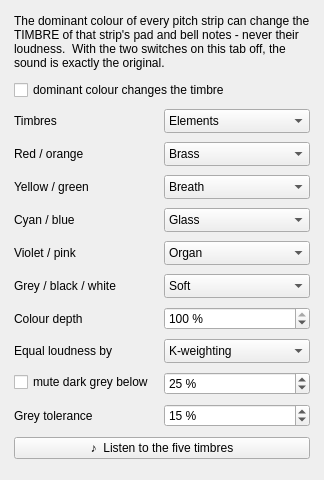
              <widget class="QWidget" name="page_colour">
               <layout class="QVBoxLayout" name="lay_colour">
                <property name="leftMargin">
                 <number>14</number>
                </property>
                <property name="topMargin">
                 <number>14</number>
                </property>
                <property name="rightMargin">
                 <number>14</number>
                </property>
                <property name="bottomMargin">
                 <number>14</number>
                </property>
                <property name="spacing">
                 <number>10</number>
                </property>
                <item>
                 <widget class="QLabel" name="hint_colour">
                  <property name="text">
                   <string>The dominant colour of every pitch strip can change the TIMBRE of that strip's pad and bell notes - never their loudness.  With the two switches on this tab off, the sound is exactly the original.</string>
                  </property>
                  <property name="wordWrap">
                   <bool>true</bool>
                  </property>
                  <property name="role" stdset="0">
                   <string>hint</string>
                  </property>
                 </widget>
                </item>
                <item>
                 <layout class="QFormLayout" name="form_colour">
                  <property name="verticalSpacing">
                   <number>9</number>
                  </property>
                  <item row="0" column="0" colspan="2">
                   <widget class="QCheckBox" name="p_colour_on">
                    <property name="toolTip">
                     <string>Off: the original sound.  On: every strip's pad and bell notes take the timbre of the strip's colour class.</string>
                    </property>
                    <property name="text">
                     <string>dominant colour changes the timbre</string>
                    </property>
                    <property name="checked">
                     <bool>false</bool>
                    </property>
                   </widget>
                  </item>
                  <item row="1" column="0">
                   <widget class="QLabel" name="lbl_preset">
                    <property name="text">
                     <string>Timbres</string>
                    </property>
                    <property name="toolTip">
                     <string>Ready-made assignments of a timbre to every colour class.  Changing a class below switches this to Custom.</string>
                    </property>
                   </widget>
                  </item>
                  <item row="1" column="1">
                   <widget class="ComboNW" name="p_preset">
                    <property name="toolTip">
                     <string>Ready-made assignments of a timbre to every colour class.  Changing a class below switches this to Custom.</string>
                    </property>
                    <property name="sizeAdjustPolicy">
                     <enum>QComboBox::AdjustToMinimumContentsLengthWithIcon</enum>
                    </property>
                    <property name="minimumContentsLength">
                     <number>12</number>
                    </property>
                    <item>
                     <property name="text">
                      <string>Elements</string>
                     </property>
                    </item>
                    <item>
                     <property name="text">
                      <string>Steady</string>
                     </property>
                    </item>
                    <item>
                     <property name="text">
                      <string>Pulsing</string>
                     </property>
                    </item>
                    <item>
                     <property name="text">
                      <string>Custom - chosen below</string>
                     </property>
                    </item>
                    <property name="currentIndex">
                     <number>0</number>
                    </property>
                   </widget>
                  </item>
                  <item row="2" column="0">
                   <widget class="QLabel" name="lbl_timbre_warm">
                    <property name="text">
                     <string>Red / orange</string>
                    </property>
                    <property name="toolTip">
                     <string>The timbre of strips whose dominant colour is red / orange:
Soft - the original pad sound: a sine with a little octave
Pure - a bare sine, the plainest possible
Brass - buzzing and full: every harmonic, falling off slowly
Reed - hollow, clarinet-like: odd harmonics only
Breath - hollow and mellow (a few odd harmonics), swelling once per beat
Glass - glassy: two and three octaves above the note, shimmering in sixteenths
Organ - organ-like: the note with its octave and double octave, throbbing in eighths
Pulse - the soft sound, throbbing in eighths</string>
                    </property>
                   </widget>
                  </item>
                  <item row="2" column="1">
                   <widget class="ComboNW" name="p_timbre_warm">
                    <property name="toolTip">
                     <string>The timbre of strips whose dominant colour is red / orange:
Soft - the original pad sound: a sine with a little octave
Pure - a bare sine, the plainest possible
Brass - buzzing and full: every harmonic, falling off slowly
Reed - hollow, clarinet-like: odd harmonics only
Breath - hollow and mellow (a few odd harmonics), swelling once per beat
Glass - glassy: two and three octaves above the note, shimmering in sixteenths
Organ - organ-like: the note with its octave and double octave, throbbing in eighths
Pulse - the soft sound, throbbing in eighths</string>
                    </property>
                    <property name="sizeAdjustPolicy">
                     <enum>QComboBox::AdjustToMinimumContentsLengthWithIcon</enum>
                    </property>
                    <property name="minimumContentsLength">
                     <number>12</number>
                    </property>
                    <item>
                     <property name="text">
                      <string>Soft</string>
                     </property>
                    </item>
                    <item>
                     <property name="text">
                      <string>Pure</string>
                     </property>
                    </item>
                    <item>
                     <property name="text">
                      <string>Brass</string>
                     </property>
                    </item>
                    <item>
                     <property name="text">
                      <string>Reed</string>
                     </property>
                    </item>
                    <item>
                     <property name="text">
                      <string>Breath</string>
                     </property>
                    </item>
                    <item>
                     <property name="text">
                      <string>Glass</string>
                     </property>
                    </item>
                    <item>
                     <property name="text">
                      <string>Organ</string>
                     </property>
                    </item>
                    <item>
                     <property name="text">
                      <string>Pulse</string>
                     </property>
                    </item>
                    <property name="currentIndex">
                     <number>2</number>
                    </property>
                   </widget>
                  </item>
                  <item row="3" column="0">
                   <widget class="QLabel" name="lbl_timbre_green">
                    <property name="text">
                     <string>Yellow / green</string>
                    </property>
                    <property name="toolTip">
                     <string>The timbre of strips whose dominant colour is yellow / green:
Soft - the original pad sound: a sine with a little octave
Pure - a bare sine, the plainest possible
Brass - buzzing and full: every harmonic, falling off slowly
Reed - hollow, clarinet-like: odd harmonics only
Breath - hollow and mellow (a few odd harmonics), swelling once per beat
Glass - glassy: two and three octaves above the note, shimmering in sixteenths
Organ - organ-like: the note with its octave and double octave, throbbing in eighths
Pulse - the soft sound, throbbing in eighths</string>
                    </property>
                   </widget>
                  </item>
                  <item row="3" column="1">
                   <widget class="ComboNW" name="p_timbre_green">
                    <property name="toolTip">
                     <string>The timbre of strips whose dominant colour is yellow / green:
Soft - the original pad sound: a sine with a little octave
Pure - a bare sine, the plainest possible
Brass - buzzing and full: every harmonic, falling off slowly
Reed - hollow, clarinet-like: odd harmonics only
Breath - hollow and mellow (a few odd harmonics), swelling once per beat
Glass - glassy: two and three octaves above the note, shimmering in sixteenths
Organ - organ-like: the note with its octave and double octave, throbbing in eighths
Pulse - the soft sound, throbbing in eighths</string>
                    </property>
                    <property name="sizeAdjustPolicy">
                     <enum>QComboBox::AdjustToMinimumContentsLengthWithIcon</enum>
                    </property>
                    <property name="minimumContentsLength">
                     <number>12</number>
                    </property>
                    <item>
                     <property name="text">
                      <string>Soft</string>
                     </property>
                    </item>
                    <item>
                     <property name="text">
                      <string>Pure</string>
                     </property>
                    </item>
                    <item>
                     <property name="text">
                      <string>Brass</string>
                     </property>
                    </item>
                    <item>
                     <property name="text">
                      <string>Reed</string>
                     </property>
                    </item>
                    <item>
                     <property name="text">
                      <string>Breath</string>
                     </property>
                    </item>
                    <item>
                     <property name="text">
                      <string>Glass</string>
                     </property>
                    </item>
                    <item>
                     <property name="text">
                      <string>Organ</string>
                     </property>
                    </item>
                    <item>
                     <property name="text">
                      <string>Pulse</string>
                     </property>
                    </item>
                    <property name="currentIndex">
                     <number>4</number>
                    </property>
                   </widget>
                  </item>
                  <item row="4" column="0">
                   <widget class="QLabel" name="lbl_timbre_blue">
                    <property name="text">
                     <string>Cyan / blue</string>
                    </property>
                    <property name="toolTip">
                     <string>The timbre of strips whose dominant colour is cyan / blue:
Soft - the original pad sound: a sine with a little octave
Pure - a bare sine, the plainest possible
Brass - buzzing and full: every harmonic, falling off slowly
Reed - hollow, clarinet-like: odd harmonics only
Breath - hollow and mellow (a few odd harmonics), swelling once per beat
Glass - glassy: two and three octaves above the note, shimmering in sixteenths
Organ - organ-like: the note with its octave and double octave, throbbing in eighths
Pulse - the soft sound, throbbing in eighths</string>
                    </property>
                   </widget>
                  </item>
                  <item row="4" column="1">
                   <widget class="ComboNW" name="p_timbre_blue">
                    <property name="toolTip">
                     <string>The timbre of strips whose dominant colour is cyan / blue:
Soft - the original pad sound: a sine with a little octave
Pure - a bare sine, the plainest possible
Brass - buzzing and full: every harmonic, falling off slowly
Reed - hollow, clarinet-like: odd harmonics only
Breath - hollow and mellow (a few odd harmonics), swelling once per beat
Glass - glassy: two and three octaves above the note, shimmering in sixteenths
Organ - organ-like: the note with its octave and double octave, throbbing in eighths
Pulse - the soft sound, throbbing in eighths</string>
                    </property>
                    <property name="sizeAdjustPolicy">
                     <enum>QComboBox::AdjustToMinimumContentsLengthWithIcon</enum>
                    </property>
                    <property name="minimumContentsLength">
                     <number>12</number>
                    </property>
                    <item>
                     <property name="text">
                      <string>Soft</string>
                     </property>
                    </item>
                    <item>
                     <property name="text">
                      <string>Pure</string>
                     </property>
                    </item>
                    <item>
                     <property name="text">
                      <string>Brass</string>
                     </property>
                    </item>
                    <item>
                     <property name="text">
                      <string>Reed</string>
                     </property>
                    </item>
                    <item>
                     <property name="text">
                      <string>Breath</string>
                     </property>
                    </item>
                    <item>
                     <property name="text">
                      <string>Glass</string>
                     </property>
                    </item>
                    <item>
                     <property name="text">
                      <string>Organ</string>
                     </property>
                    </item>
                    <item>
                     <property name="text">
                      <string>Pulse</string>
                     </property>
                    </item>
                    <property name="currentIndex">
                     <number>5</number>
                    </property>
                   </widget>
                  </item>
                  <item row="5" column="0">
                   <widget class="QLabel" name="lbl_timbre_magenta">
                    <property name="text">
                     <string>Violet / pink</string>
                    </property>
                    <property name="toolTip">
                     <string>The timbre of strips whose dominant colour is violet / pink:
Soft - the original pad sound: a sine with a little octave
Pure - a bare sine, the plainest possible
Brass - buzzing and full: every harmonic, falling off slowly
Reed - hollow, clarinet-like: odd harmonics only
Breath - hollow and mellow (a few odd harmonics), swelling once per beat
Glass - glassy: two and three octaves above the note, shimmering in sixteenths
Organ - organ-like: the note with its octave and double octave, throbbing in eighths
Pulse - the soft sound, throbbing in eighths</string>
                    </property>
                   </widget>
                  </item>
                  <item row="5" column="1">
                   <widget class="ComboNW" name="p_timbre_magenta">
                    <property name="toolTip">
                     <string>The timbre of strips whose dominant colour is violet / pink:
Soft - the original pad sound: a sine with a little octave
Pure - a bare sine, the plainest possible
Brass - buzzing and full: every harmonic, falling off slowly
Reed - hollow, clarinet-like: odd harmonics only
Breath - hollow and mellow (a few odd harmonics), swelling once per beat
Glass - glassy: two and three octaves above the note, shimmering in sixteenths
Organ - organ-like: the note with its octave and double octave, throbbing in eighths
Pulse - the soft sound, throbbing in eighths</string>
                    </property>
                    <property name="sizeAdjustPolicy">
                     <enum>QComboBox::AdjustToMinimumContentsLengthWithIcon</enum>
                    </property>
                    <property name="minimumContentsLength">
                     <number>12</number>
                    </property>
                    <item>
                     <property name="text">
                      <string>Soft</string>
                     </property>
                    </item>
                    <item>
                     <property name="text">
                      <string>Pure</string>
                     </property>
                    </item>
                    <item>
                     <property name="text">
                      <string>Brass</string>
                     </property>
                    </item>
                    <item>
                     <property name="text">
                      <string>Reed</string>
                     </property>
                    </item>
                    <item>
                     <property name="text">
                      <string>Breath</string>
                     </property>
                    </item>
                    <item>
                     <property name="text">
                      <string>Glass</string>
                     </property>
                    </item>
                    <item>
                     <property name="text">
                      <string>Organ</string>
                     </property>
                    </item>
                    <item>
                     <property name="text">
                      <string>Pulse</string>
                     </property>
                    </item>
                    <property name="currentIndex">
                     <number>6</number>
                    </property>
                   </widget>
                  </item>
                  <item row="6" column="0">
                   <widget class="QLabel" name="lbl_timbre_neutral">
                    <property name="text">
                     <string>Grey / black / white</string>
                    </property>
                    <property name="toolTip">
                     <string>The timbre of strips whose dominant colour is grey / black / white:
Soft - the original pad sound: a sine with a little octave
Pure - a bare sine, the plainest possible
Brass - buzzing and full: every harmonic, falling off slowly
Reed - hollow, clarinet-like: odd harmonics only
Breath - hollow and mellow (a few odd harmonics), swelling once per beat
Glass - glassy: two and three octaves above the note, shimmering in sixteenths
Organ - organ-like: the note with its octave and double octave, throbbing in eighths
Pulse - the soft sound, throbbing in eighths</string>
                    </property>
                   </widget>
                  </item>
                  <item row="6" column="1">
                   <widget class="ComboNW" name="p_timbre_neutral">
                    <property name="toolTip">
                     <string>The timbre of strips whose dominant colour is grey / black / white:
Soft - the original pad sound: a sine with a little octave
Pure - a bare sine, the plainest possible
Brass - buzzing and full: every harmonic, falling off slowly
Reed - hollow, clarinet-like: odd harmonics only
Breath - hollow and mellow (a few odd harmonics), swelling once per beat
Glass - glassy: two and three octaves above the note, shimmering in sixteenths
Organ - organ-like: the note with its octave and double octave, throbbing in eighths
Pulse - the soft sound, throbbing in eighths</string>
                    </property>
                    <property name="sizeAdjustPolicy">
                     <enum>QComboBox::AdjustToMinimumContentsLengthWithIcon</enum>
                    </property>
                    <property name="minimumContentsLength">
                     <number>12</number>
                    </property>
                    <item>
                     <property name="text">
                      <string>Soft</string>
                     </property>
                    </item>
                    <item>
                     <property name="text">
                      <string>Pure</string>
                     </property>
                    </item>
                    <item>
                     <property name="text">
                      <string>Brass</string>
                     </property>
                    </item>
                    <item>
                     <property name="text">
                      <string>Reed</string>
                     </property>
                    </item>
                    <item>
                     <property name="text">
                      <string>Breath</string>
                     </property>
                    </item>
                    <item>
                     <property name="text">
                      <string>Glass</string>
                     </property>
                    </item>
                    <item>
                     <property name="text">
                      <string>Organ</string>
                     </property>
                    </item>
                    <item>
                     <property name="text">
                      <string>Pulse</string>
                     </property>
                    </item>
                    <property name="currentIndex">
                     <number>0</number>
                    </property>
                   </widget>
                  </item>
                  <item row="7" column="0">
                   <widget class="QLabel" name="lbl_depth">
                    <property name="text">
                     <string>Colour depth</string>
                    </property>
                    <property name="toolTip">
                     <string>How far the timbres move away from the original pad sound. 0 % = original timbre everywhere.</string>
                    </property>
                   </widget>
                  </item>
                  <item row="7" column="1">
                   <widget class="SpinNW" name="p_depth">
                    <property name="toolTip">
                     <string>How far the timbres move away from the original pad sound. 0 % = original timbre everywhere.</string>
                    </property>
                    <property name="minimum">
                     <number>0</number>
                    </property>
                    <property name="maximum">
                     <number>100</number>
                    </property>
                    <property name="singleStep">
                     <number>10</number>
                    </property>
                    <property name="value">
                     <number>100</number>
                    </property>
                    <property name="suffix">
                     <string> %</string>
                    </property>
                    <property name="maximumSize">
                     <size>
                      <width>150</width>
                      <height>16777215</height>
                     </size>
                    </property>
                   </widget>
                  </item>
                  <item row="8" column="0">
                   <widget class="QLabel" name="lbl_weighting">
                    <property name="text">
                     <string>Equal loudness by</string>
                    </property>
                    <property name="toolTip">
                     <string>The curve that decides when two timbres count as equally loud.
K (used for the voice balance of the original) is nearly flat; A cuts the bass like the ear does at low volume.
If the richer timbres seem louder than the plain ones, choose Halfway or A (see README).</string>
                    </property>
                   </widget>
                  </item>
                  <item row="8" column="1">
                   <widget class="ComboNW" name="p_weighting">
                    <property name="toolTip">
                     <string>The curve that decides when two timbres count as equally loud.
K (used for the voice balance of the original) is nearly flat; A cuts the bass like the ear does at low volume.
If the richer timbres seem louder than the plain ones, choose Halfway or A (see README).</string>
                    </property>
                    <property name="sizeAdjustPolicy">
                     <enum>QComboBox::AdjustToMinimumContentsLengthWithIcon</enum>
                    </property>
                    <property name="minimumContentsLength">
                     <number>12</number>
                    </property>
                    <item>
                     <property name="text">
                      <string>K-weighting</string>
                     </property>
                    </item>
                    <item>
                     <property name="text">
                      <string>A-weighting</string>
                     </property>
                    </item>
                    <item>
                     <property name="text">
                      <string>Halfway K / A</string>
                     </property>
                    </item>
                    <property name="currentIndex">
                     <number>0</number>
                    </property>
                   </widget>
                  </item>
                  <item row="9" column="0">
                   <widget class="QCheckBox" name="p_mute">
                    <property name="toolTip">
                     <string>A strip that is grey (red, green, blue nearly equal) AND darker than the limit fades out of the pad and the bells.  White and bright grey still sound.</string>
                    </property>
                    <property name="text">
                     <string>mute dark grey below</string>
                    </property>
                    <property name="checked">
                     <bool>false</bool>
                    </property>
                   </widget>
                  </item>
                  <item row="9" column="1">
                   <widget class="SpinNW" name="p_mute_below">
                    <property name="toolTip">
                     <string>Brightness under which a grey strip is muted (0 % = nothing, 100 % = every grey, even white).</string>
                    </property>
                    <property name="minimum">
                     <number>0</number>
                    </property>
                    <property name="maximum">
                     <number>100</number>
                    </property>
                    <property name="singleStep">
                     <number>5</number>
                    </property>
                    <property name="value">
                     <number>25</number>
                    </property>
                    <property name="suffix">
                     <string> %</string>
                    </property>
                    <property name="maximumSize">
                     <size>
                      <width>150</width>
                      <height>16777215</height>
                     </size>
                    </property>
                   </widget>
                  </item>
                  <item row="10" column="0">
                   <widget class="QLabel" name="lbl_mute_tolerance">
                    <property name="text">
                     <string>Grey tolerance</string>
                    </property>
                    <property name="toolTip">
                     <string>How much colour a strip may have and still count as grey (saturation limit).</string>
                    </property>
                   </widget>
                  </item>
                  <item row="10" column="1">
                   <widget class="SpinNW" name="p_mute_tolerance">
                    <property name="toolTip">
                     <string>How much colour a strip may have and still count as grey (saturation limit).</string>
                    </property>
                    <property name="minimum">
                     <number>0</number>
                    </property>
                    <property name="maximum">
                     <number>50</number>
                    </property>
                    <property name="singleStep">
                     <number>5</number>
                    </property>
                    <property name="value">
                     <number>15</number>
                    </property>
                    <property name="suffix">
                     <string> %</string>
                    </property>
                    <property name="maximumSize">
                     <size>
                      <width>150</width>
                      <height>16777215</height>
                     </size>
                    </property>
                   </widget>
                  </item>
                 </layout>
                </item>
                <item>
                 <widget class="QPushButton" name="btn_listen">
                  <property name="text">
                   <string>♪  Listen to the five timbres</string>
                  </property>
                  <property name="toolTip">
                   <string>Plays one chord in each class timbre (red/orange, yellow/green, cyan/blue, violet/pink, grey), then a blend of all.</string>
                  </property>
                 </widget>
                </item>
                <item>
                 <spacer name="spacer_colour">
                  <property name="orientation">
                   <enum>Qt::Vertical</enum>
                  </property>
                 </spacer>
                </item>
               </layout>
              </widget>
